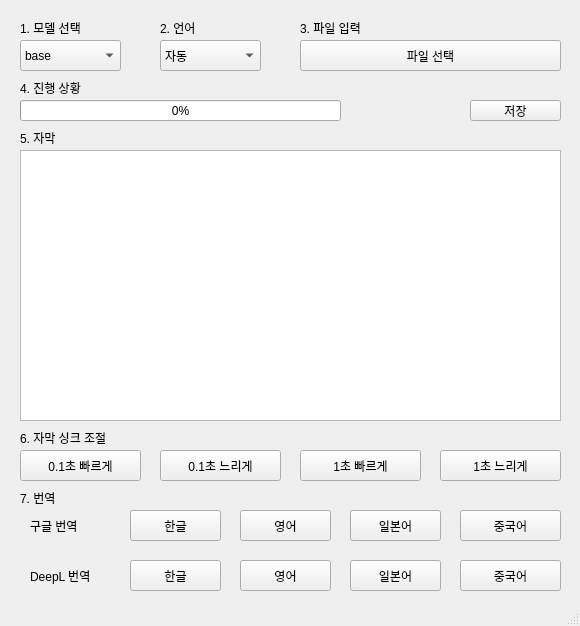
<?xml version="1.0" encoding="UTF-8"?>
<ui version="4.0">
 <class>MainWindow</class>
 <widget class="QMainWindow" name="MainWindow">
  <property name="geometry">
   <rect>
    <x>0</x>
    <y>0</y>
    <width>580</width>
    <height>626</height>
   </rect>
  </property>
  <property name="windowTitle">
   <string>MainWindow</string>
  </property>
  <widget class="QWidget" name="centralwidget">
   <widget class="QPushButton" name="pushButton">
    <property name="geometry">
     <rect>
      <x>300</x>
      <y>40</y>
      <width>261</width>
      <height>31</height>
     </rect>
    </property>
    <property name="text">
     <string>파일 선택</string>
    </property>
   </widget>
   <widget class="QComboBox" name="comboBox">
    <property name="geometry">
     <rect>
      <x>20</x>
      <y>40</y>
      <width>101</width>
      <height>31</height>
     </rect>
    </property>
    <item>
     <property name="text">
      <string>base</string>
     </property>
    </item>
    <item>
     <property name="text">
      <string>large-v2</string>
     </property>
    </item>
   </widget>
   <widget class="QPushButton" name="pushButton_3">
    <property name="geometry">
     <rect>
      <x>130</x>
      <y>510</y>
      <width>91</width>
      <height>31</height>
     </rect>
    </property>
    <property name="text">
     <string>한글</string>
    </property>
   </widget>
   <widget class="QProgressBar" name="progressBar">
    <property name="geometry">
     <rect>
      <x>20</x>
      <y>100</y>
      <width>321</width>
      <height>21</height>
     </rect>
    </property>
    <property name="value">
     <number>0</number>
    </property>
   </widget>
   <widget class="QPushButton" name="pushButton_4">
    <property name="geometry">
     <rect>
      <x>240</x>
      <y>510</y>
      <width>91</width>
      <height>31</height>
     </rect>
    </property>
    <property name="text">
     <string>영어</string>
    </property>
   </widget>
   <widget class="QPushButton" name="pushButton_5">
    <property name="geometry">
     <rect>
      <x>350</x>
      <y>510</y>
      <width>91</width>
      <height>31</height>
     </rect>
    </property>
    <property name="text">
     <string>일본어</string>
    </property>
   </widget>
   <widget class="QPushButton" name="pushButton_6">
    <property name="geometry">
     <rect>
      <x>460</x>
      <y>510</y>
      <width>101</width>
      <height>31</height>
     </rect>
    </property>
    <property name="text">
     <string>중국어</string>
    </property>
   </widget>
   <widget class="QLabel" name="label">
    <property name="geometry">
     <rect>
      <x>20</x>
      <y>20</y>
      <width>91</width>
      <height>16</height>
     </rect>
    </property>
    <property name="text">
     <string>1. 모델 선택</string>
    </property>
   </widget>
   <widget class="QLabel" name="label_2">
    <property name="geometry">
     <rect>
      <x>300</x>
      <y>20</y>
      <width>91</width>
      <height>16</height>
     </rect>
    </property>
    <property name="text">
     <string>3. 파일 입력</string>
    </property>
   </widget>
   <widget class="QLabel" name="label_3">
    <property name="geometry">
     <rect>
      <x>20</x>
      <y>80</y>
      <width>91</width>
      <height>16</height>
     </rect>
    </property>
    <property name="text">
     <string>4. 진행 상황</string>
    </property>
   </widget>
   <widget class="QLabel" name="label_4">
    <property name="geometry">
     <rect>
      <x>20</x>
      <y>130</y>
      <width>91</width>
      <height>16</height>
     </rect>
    </property>
    <property name="text">
     <string>5. 자막</string>
    </property>
   </widget>
   <widget class="QLabel" name="label_5">
    <property name="geometry">
     <rect>
      <x>20</x>
      <y>490</y>
      <width>61</width>
      <height>16</height>
     </rect>
    </property>
    <property name="text">
     <string>7. 번역</string>
    </property>
   </widget>
   <widget class="QComboBox" name="comboBox_2">
    <property name="geometry">
     <rect>
      <x>160</x>
      <y>40</y>
      <width>101</width>
      <height>31</height>
     </rect>
    </property>
    <item>
     <property name="text">
      <string>자동</string>
     </property>
    </item>
   </widget>
   <widget class="QLabel" name="label_6">
    <property name="geometry">
     <rect>
      <x>160</x>
      <y>20</y>
      <width>51</width>
      <height>16</height>
     </rect>
    </property>
    <property name="text">
     <string>2. 언어</string>
    </property>
   </widget>
   <widget class="QLabel" name="label_7">
    <property name="geometry">
     <rect>
      <x>20</x>
      <y>430</y>
      <width>131</width>
      <height>16</height>
     </rect>
    </property>
    <property name="text">
     <string>6. 자막 싱크 조절</string>
    </property>
   </widget>
   <widget class="QPushButton" name="pushButton_1">
    <property name="geometry">
     <rect>
      <x>20</x>
      <y>450</y>
      <width>121</width>
      <height>31</height>
     </rect>
    </property>
    <property name="text">
     <string>0.1초 빠르게</string>
    </property>
   </widget>
   <widget class="QPushButton" name="pushButton_2">
    <property name="geometry">
     <rect>
      <x>160</x>
      <y>450</y>
      <width>121</width>
      <height>31</height>
     </rect>
    </property>
    <property name="text">
     <string>0.1초 느리게</string>
    </property>
   </widget>
   <widget class="QPushButton" name="pushButton_7">
    <property name="geometry">
     <rect>
      <x>300</x>
      <y>450</y>
      <width>121</width>
      <height>31</height>
     </rect>
    </property>
    <property name="text">
     <string>1초 빠르게</string>
    </property>
   </widget>
   <widget class="QPushButton" name="pushButton_8">
    <property name="geometry">
     <rect>
      <x>440</x>
      <y>450</y>
      <width>121</width>
      <height>31</height>
     </rect>
    </property>
    <property name="text">
     <string>1초 느리게</string>
    </property>
   </widget>
   <widget class="QLabel" name="label_8">
    <property name="geometry">
     <rect>
      <x>350</x>
      <y>100</y>
      <width>81</width>
      <height>21</height>
     </rect>
    </property>
    <property name="text">
     <string/>
    </property>
   </widget>
   <widget class="QPushButton" name="pushButton_9">
    <property name="geometry">
     <rect>
      <x>470</x>
      <y>100</y>
      <width>91</width>
      <height>21</height>
     </rect>
    </property>
    <property name="text">
     <string>저장</string>
    </property>
   </widget>
   <widget class="QPushButton" name="pushButton_10">
    <property name="geometry">
     <rect>
      <x>130</x>
      <y>560</y>
      <width>91</width>
      <height>31</height>
     </rect>
    </property>
    <property name="text">
     <string>한글</string>
    </property>
   </widget>
   <widget class="QPushButton" name="pushButton_11">
    <property name="geometry">
     <rect>
      <x>240</x>
      <y>560</y>
      <width>91</width>
      <height>31</height>
     </rect>
    </property>
    <property name="text">
     <string>영어</string>
    </property>
   </widget>
   <widget class="QPushButton" name="pushButton_12">
    <property name="geometry">
     <rect>
      <x>350</x>
      <y>560</y>
      <width>91</width>
      <height>31</height>
     </rect>
    </property>
    <property name="text">
     <string>일본어</string>
    </property>
   </widget>
   <widget class="QPushButton" name="pushButton_13">
    <property name="geometry">
     <rect>
      <x>460</x>
      <y>560</y>
      <width>101</width>
      <height>31</height>
     </rect>
    </property>
    <property name="text">
     <string>중국어</string>
    </property>
   </widget>
   <widget class="QLabel" name="label_9">
    <property name="geometry">
     <rect>
      <x>30</x>
      <y>510</y>
      <width>81</width>
      <height>31</height>
     </rect>
    </property>
    <property name="text">
     <string>구글 번역</string>
    </property>
   </widget>
   <widget class="QLabel" name="label_10">
    <property name="geometry">
     <rect>
      <x>30</x>
      <y>560</y>
      <width>81</width>
      <height>31</height>
     </rect>
    </property>
    <property name="text">
     <string>DeepL 번역</string>
    </property>
   </widget>
   <widget class="QTextEdit" name="textEdit">
    <property name="geometry">
     <rect>
      <x>20</x>
      <y>150</y>
      <width>541</width>
      <height>271</height>
     </rect>
    </property>
   </widget>
  </widget>
  <widget class="QStatusBar" name="statusbar"/>
 </widget>
 <resources/>
 <connections/>
</ui>
